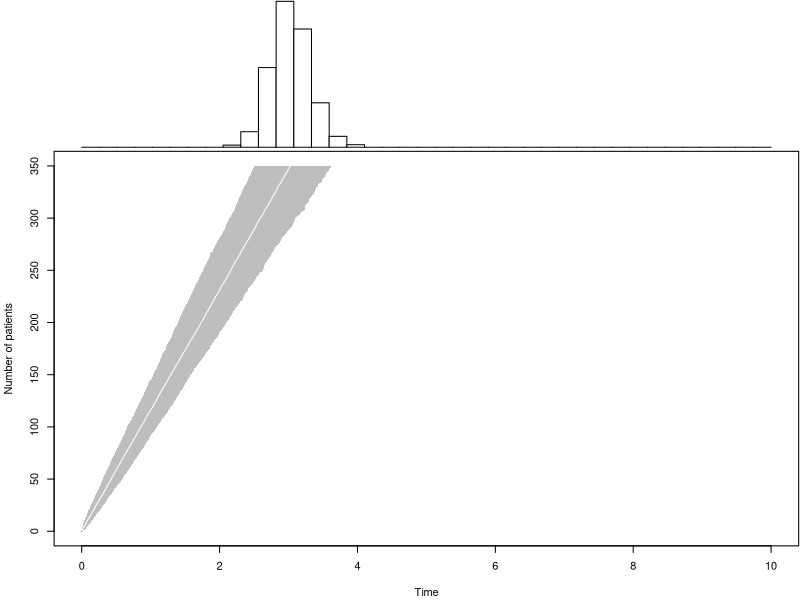
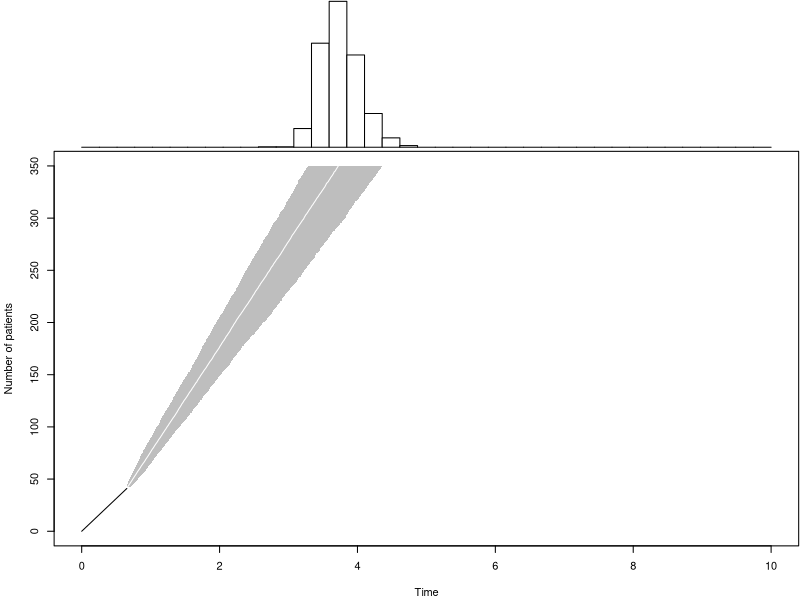
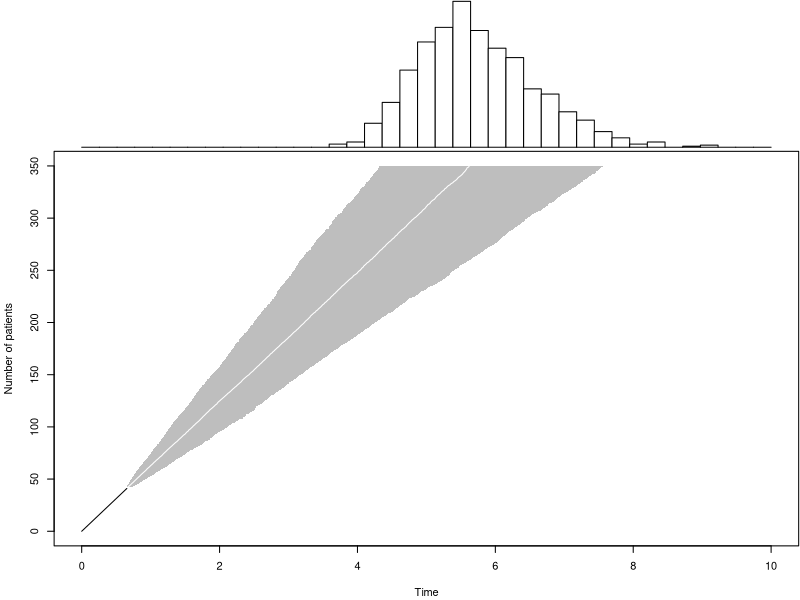
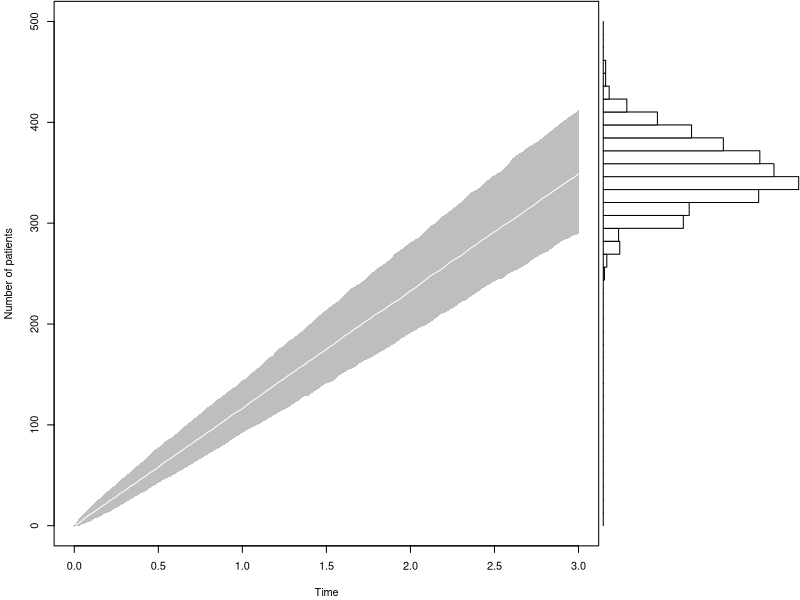
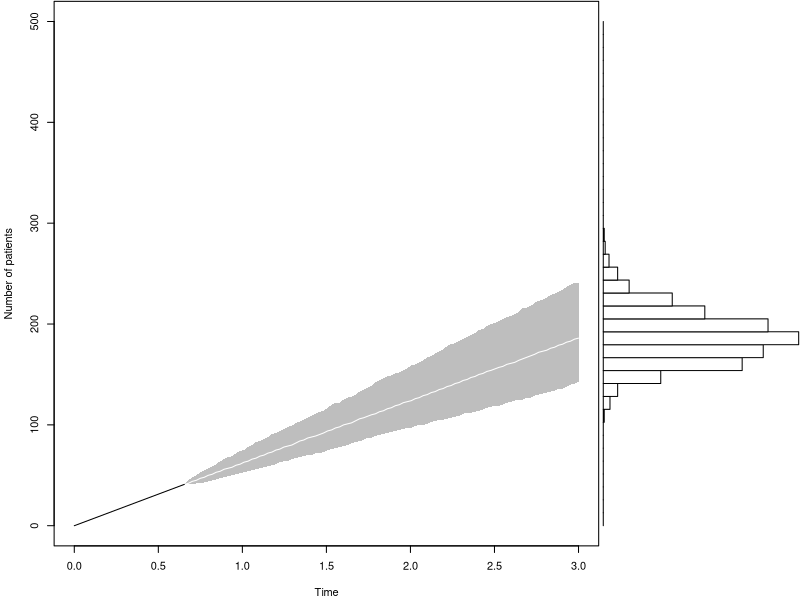
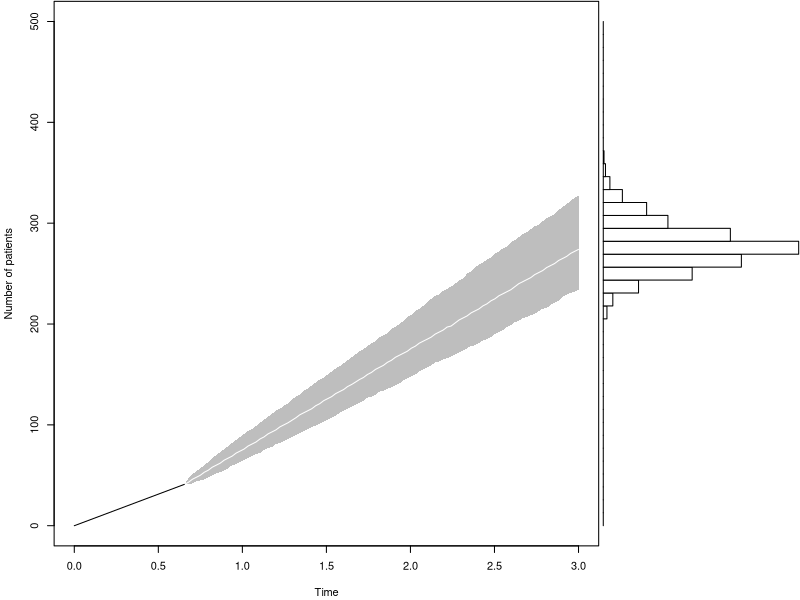
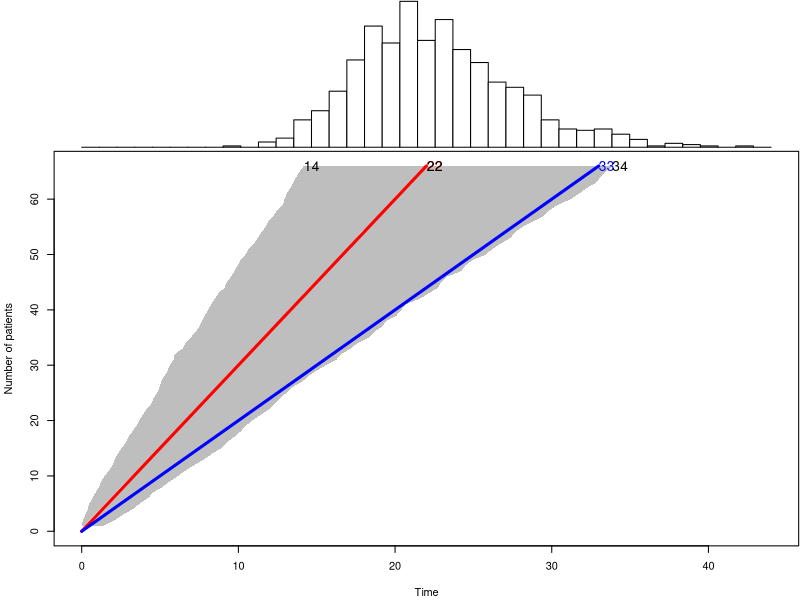
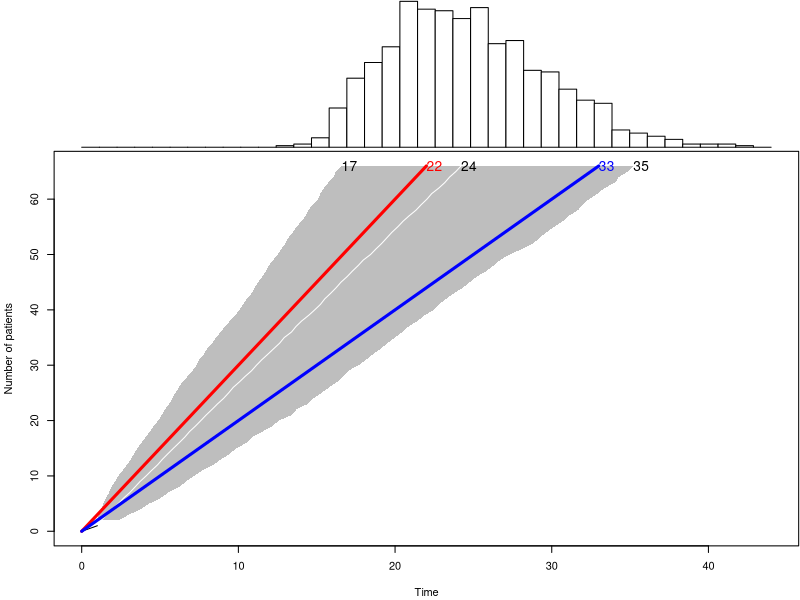

Write the R code that produced these figures, in order.
## ---- chunk 1
duration.plot <- function(n,T,P,m,tm,B=1000,Tmax=2*T,sample.paths=0) {
# n is the target sample size
# T is the target completion time
# P is the prior certainty (0 <= P <= 1)
# m is the sample observed to date
# tm is the time to date
# B is the number of simulated duration times
# Tmax is the upper limit on the time axis of the graph
#
# set P to zero for a non-informative prior
# set m and tm to zero if no data has been accumulated yet.

  k <- n*P+m
  V <- T*P+tm
  theta <- 1/rgamma(B,shape=k,rate=V)
  simulated.duration <- matrix(NA,nrow=n-m,ncol=B)

  for (i in 1:B) {
    wait <- rexp(n-m,1/theta[i])
    simulated.duration[,i] <- tm+cumsum(wait)
  }

  lcl <- apply(simulated.duration,1,quantile,probs=0.025)
  mid <- apply(simulated.duration,1,quantile,probs=0.500)
  ucl <- apply(simulated.duration,1,quantile,probs=0.975)

  layout(matrix(c(1,2,2,2)))
  par(mar=c(0.1,4.1,0.1,0.1))
  duration.hist <- cut(simulated.duration[n-m,],
    seq(0,Tmax,length=40))
  barplot(table(duration.hist),horiz=FALSE,
    axes=FALSE,xlab=" ",ylab=" ",space=0,
    col="white",names.arg=rep(" ",39))

  par(mar=c(4.1,4.1,0.1,0.1))
  plot(c(0,Tmax),c(0,n),xlab="Time",
    ylab="Number of patients",type="n")
  polygon(c(lcl,rev(ucl)),c((m+1):n,n:(m+1)),
    density=-1,col="gray",border=NA)
  lines(mid,(m+1):n,col="white")
  segments(0,0,tm,m)

  while (sample.paths>0) {
    lines(simulated.duration[,sample.paths],(m+1):n)
    sample.paths <- sample.paths-1
  }

  pctiles <- matrix(NA,nrow=2,ncol=3)
  dimnames(pctiles) <- list(c("Waiting time","Trial duration")
    ,c("2.5%","50%","97.5%"))
  pctiles[1,] <- 1/qgamma(c(0.975,0.5,0.025),shape=k,rate=V)
  pctiles[2,1] <- lcl[n-m]
  pctiles[2,2] <- mid[n-m]
  pctiles[2,3] <- ucl[n-m]
  list(pct=pctiles,sd=simulated.duration)
}

p0 <- duration.plot(n=350,T=3,P=0.5,m= 0,tm= 0,Tmax=10)
p1 <- duration.plot(n=350,T=3,P=0.5,m=41,tm=239/365,Tmax=10)
p2 <- duration.plot(n=350,T=3,P=0, m=41,tm=239/365,Tmax=10)
## ---- chunk 2
accrual.plot <- function(n,T,P,m,tm,B=1000,nmax=2*n,sample.paths=0) {
# n is the target sample size
# T is the target completion time
# P is the prior certainty (0 <= P <= 1)
# m is the sample observed to date
# tm is the time to date
# B is the number of simulated accrual times
# nmax is the upper limit on the sample size axis of the graph
#
# set P to zero for a non-informative prior
# set m and tm to zero if no data has been accumulated yet.

  k <- n*P+m
  V <- T*P+tm
  theta <- 1/rgamma(B,shape=k,rate=V)
  simulated.duration <- matrix(NA,nrow=nmax-m,ncol=B)

  for (i in 1:B) {
    wait <- rexp(nmax-m,1/theta[i])
    simulated.duration[,i] <- tm+cumsum(wait)
  }

  tlist <- seq(tm,T,length=100)
  accrual.count <- function(x,t) {m+sum(x<=t)}
  simulated.accrual <- matrix(NA,nrow=100,ncol=B)

  for (i in 1:100) {
    time <- tlist[i]
    simulated.accrual[i,] <- apply(simulated.duration,2,
      accrual.count,t=time)
  }

  lcl <- apply(simulated.accrual,1,quantile,probs=0.025)
  mid <- apply(simulated.accrual,1,quantile,probs=0.500)
  ucl <- apply(simulated.accrual,1,quantile,probs=0.975)

  layout(matrix(c(2,2,2,1),nrow=1))
  par(mar=c(4.1,0.1,0.1,0.1))
  accrual.hist <- cut(simulated.accrual[100,],
    seq(0,nmax,length=40))
  barplot(table(accrual.hist),horiz=TRUE,
    axes=FALSE,xlab=" ",ylab=" ",space=0,
    col="white",names.arg=rep(" ",39))

  par(mar=c(4.1,4.1,0.1,0.1))
  plot(c(0,T),c(0,nmax),xlab="Time",
    ylab="Number of patients",type="n")
  polygon(c(tlist,rev(tlist)),c(lcl,rev(ucl)),
    density=-1,col="gray",border=NA)
  lines(tlist,mid,col="white")
  segments(0,0,tm,m)

  while (sample.paths>0) {
    lines(tlist,simulated.accrual[,sample.paths])
    sample.paths <- sample.paths-1
  }

  pctiles <- matrix(NA,nrow=2,ncol=3)
  dimnames(pctiles) <- list(c("Waiting time",
    "Trial accrual"),c("2.5%","50%","97.5%"))
  pctiles[1,] <- 1/qgamma(c(0.975,0.5,0.025),shape=k,rate=V)
  pctiles[2,1] <- lcl[100]
  pctiles[2,2] <- mid[100]
  pctiles[2,3] <- ucl[100]
  list(pct=pctiles,sa=simulated.accrual)
}

# Run three test examples from the original webpage.

d0 <- accrual.plot(n=350,T=3,P=0.5,m= 0,tm= 0,nmax=500)
d1 <- accrual.plot(n=350,T=3,P=0, m=41,tm=239/365,nmax=500)
d2 <- accrual.plot(n=350,T=3,P=0.5,m=41,tm=239/365,nmax=500)
## ---- chunk 3
x0 <- duration.plot(n=66, T=22, P=0.5, m=0, tm=0)
print(x0$pct)
segments(0,0, 22, 66, col="red", lwd=3)
segments(0,0, 33, 66, col="blue", lwd=3)
text(22, 66, "22", col="red", cex=1.25, adj=0)
text(33, 66, "33", col="blue", cex=1.25, adj=0)
text(x0$pct[2, ], 66, round(x0$pct[2, ]), cex=1.25, adj=0)
## ---- chunk 4
# week=1, total patients=1
x1 <- duration.plot(n=66, T=22, P=0.5, m=1, tm=1)
print(x1$pct)
segments(0,0, 22, 66, col="red", lwd=3)
segments(0,0, 33, 66, col="blue", lwd=3)
text(22, 66, "22", col="red", cex=1.25, adj=0)
text(33, 66, "33", col="blue", cex=1.25, adj=0)
text(x1$pct[2, ], 66, round(x1$pct[2, ]), cex=1.25, adj=0)



# week=2, total patients=1
x2 <- duration.plot(n=66, T=22, P=0.5, m=1, tm=2)
print(x2$pct)
segments(0,0, 22, 66, col="red", lwd=3)
segments(0,0, 33, 66, col="blue", lwd=3)
text(22, 66, "22", col="red", cex=1.25, adj=0)
text(33, 66, "33", col="blue", cex=1.25, adj=0)
text(x2$pct[2, ], 66, round(x2$pct[2, ]), cex=1.25, adj=0)

# week=3, total patients=1
x3 <- duration.plot(n=66, T=22, P=0.5, m=1, tm=3)
print(x3$pct)
segments(0,0, 22, 66, col="red", lwd=3)
segments(0,0, 33, 66, col="blue", lwd=3)
text(22, 66, "22", col="red", cex=1.25, adj=0)
text(33, 66, "33", col="blue", cex=1.25, adj=0)
text(x3$pct[2, ], 66, round(x3$pct[2, ]), cex=1.25, adj=0)

# week=4, total patients=1
x4 <- duration.plot(n=66, T=22, P=0.5, m=1, tm=4)
print(x4$pct)
segments(0,0, 22, 66, col="red", lwd=3)
segments(0,0, 33, 66, col="blue", lwd=3)
text(22, 66, "22", col="red", cex=1.25, adj=0)
text(33, 66, "33", col="blue", cex=1.25, adj=0)
text(x4$pct[2, ], 66, round(x4$pct[2, ]), cex=1.25, adj=0)

# week=5, total patients=4
x5 <- duration.plot(n=66, T=22, P=0.5, m=4, tm=5)
print(x5$pct)
segments(0,0, 22, 66, col="red", lwd=3)
segments(0,0, 33, 66, col="blue", lwd=3)
text(22, 66, "22", col="red", cex=1.25, adj=0)
text(33, 66, "33", col="blue", cex=1.25, adj=0)
text(x5$pct[2, ], 66, round(x5$pct[2, ]), cex=1.25, adj=0)

# week=6, total patients=5
x6 <- duration.plot(n=66, T=22, P=0.5, m=5, tm=6)
print(x6$pct)
segments(0,0, 22, 66, col="red", lwd=3)
segments(0,0, 33, 66, col="blue", lwd=3)
text(22, 66, "22", col="red", cex=1.25, adj=0)
text(33, 66, "33", col="blue", cex=1.25, adj=0)
text(x6$pct[2, ], 66, round(x6$pct[2, ]), cex=1.25, adj=0)
## ---- chunk 5
# week=1, total patients=1
x1 <- duration.plot(n=66, T=22, P=0, m=1, tm=1, Tmax=10000)
print(x1$pct)
segments(0,0, 22, 66, col="red", lwd=3)
segments(0,0, 33, 66, col="blue", lwd=3)
text(22, 66, "22", col="red", cex=1.25, adj=0)
text(33, 66, "33", col="blue", cex=1.25, adj=0)
text(x1$pct[2, ], 66, round(x1$pct[2, ]), cex=1.25, adj=0)



# week=2, total patients=1
x2 <- duration.plot(n=66, T=22, P=0, m=1, tm=2, Tmax=2000)
print(x2$pct)
segments(0,0, 22, 66, col="red", lwd=3)
segments(0,0, 33, 66, col="blue", lwd=3)
text(22, 66, "22", col="red", cex=1.25, adj=0)
text(33, 66, "33", col="blue", cex=1.25, adj=0)
text(x2$pct[2, ], 66, round(x2$pct[2, ]), cex=1.25, adj=0)

# week=3, total patients=1
x3 <- duration.plot(n=66, T=22, P=0, m=1, tm=3, Tmax=8000)
print(x3$pct)
segments(0,0, 22, 66, col="red", lwd=3)
segments(0,0, 33, 66, col="blue", lwd=3)
text(22, 66, "22", col="red", cex=1.25, adj=0)
text(33, 66, "33", col="blue", cex=1.25, adj=0)
text(x3$pct[2, ], 66, round(x3$pct[2, ]), cex=1.25, adj=0)

# week=4, total patients=1
x4 <- duration.plot(n=66, T=22, P=0, m=1, tm=4, Tmax=8000)
print(x4$pct)
segments(0,0, 22, 66, col="red", lwd=3)
segments(0,0, 33, 66, col="blue", lwd=3)
text(22, 66, "22", col="red", cex=1.25, adj=0)
text(33, 66, "33", col="blue", cex=1.25, adj=0)
text(x4$pct[2, ], 66, round(x4$pct[2, ]), cex=1.25, adj=0)

# week=5, total patients=4
x5 <- duration.plot(n=66, T=22, P=0, m=4, tm=5, Tmax=8000)
print(x5$pct)
segments(0,0, 22, 66, col="red", lwd=3)
segments(0,0, 33, 66, col="blue", lwd=3)
text(22, 66, "22", col="red", cex=1.25, adj=0)
text(33, 66, "33", col="blue", cex=1.25, adj=0)
text(x5$pct[2, ], 66, round(x5$pct[2, ]), cex=1.25, adj=0)

# week=6, total patients=5
x6 <- duration.plot(n=66, T=22, P=0, m=5, tm=6, Tmax=10000)
print(x6$pct)
segments(0,0, 22, 66, col="red", lwd=3)
segments(0,0, 33, 66, col="blue", lwd=3)
text(22, 66, "22", col="red", cex=1.25, adj=0)
text(33, 66, "33", col="blue", cex=1.25, adj=0)
text(x6$pct[2, ], 66, round(x6$pct[2, ]), cex=1.25, adj=0)
